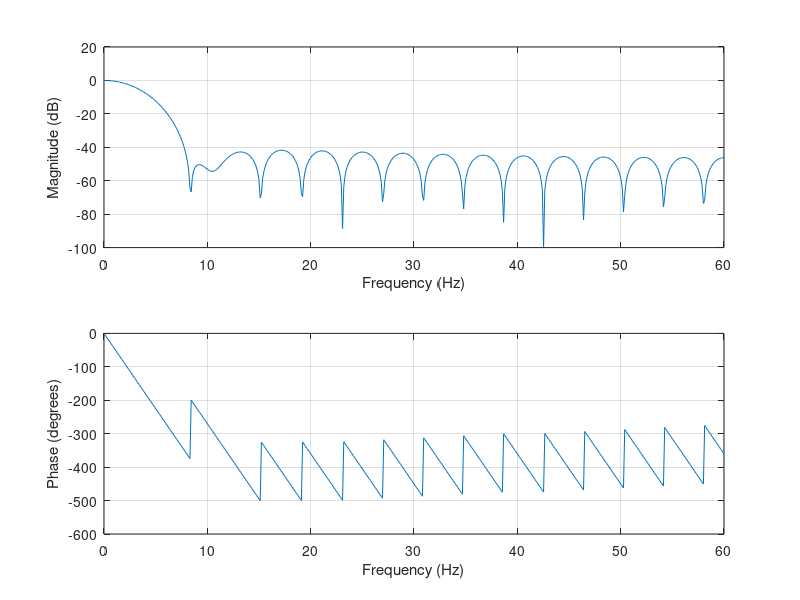
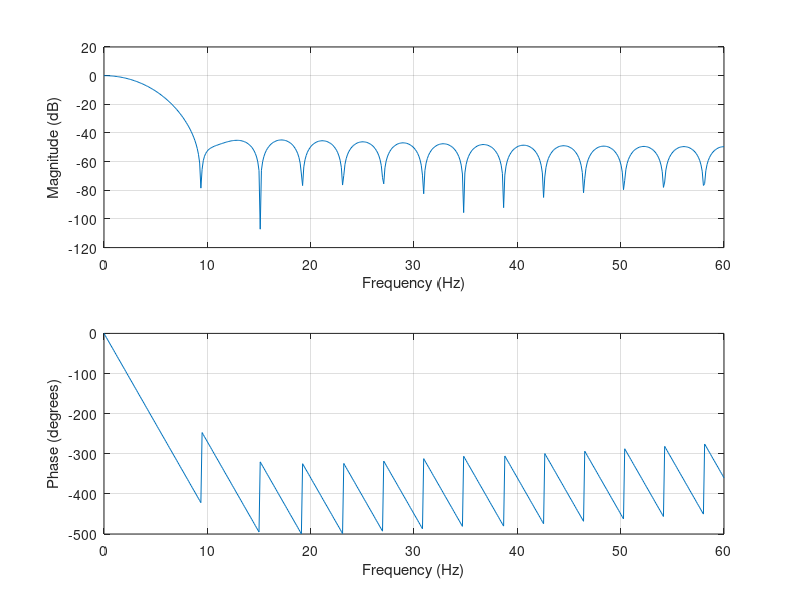

Here is the MATLAB script that generated these plots, in order:
clc;
clear all;
samprate=120;
nyq=samprate/2;
stop = 2/nyq;

b = fir1(30,stop);
coeffs = [0.00490978693901733, 0.00552744069659965, 0.00735239064715894, 0.0103052953470635, 0.0142574274541768, 0.0190362972401042, 0.0244331937254776, 0.0302123134725768, 0.0361210774221532, 0.0419011840213643, 0.0472999145473743, 0.0520811954082435, 0.0560359327901525, 0.0589911668561715, 0.0608176443926426, 0.0614354780794468, 0.0608176443926426, 0.0589911668561715, 0.0560359327901525, 0.0520811954082435, 0.0472999145473743, 0.0419011840213643, 0.0361210774221532, 0.0302123134725768, 0.0244331937254776, 0.0190362972401042, 0.0142574274541768, 0.0103052953470635, 0.00735239064715894, 0.00552744069659965, 0.00490978693901733];
figure()
freqz(coeffs,1,512,120)
figure()
freqz(b,1,512,120)

asd=b.'